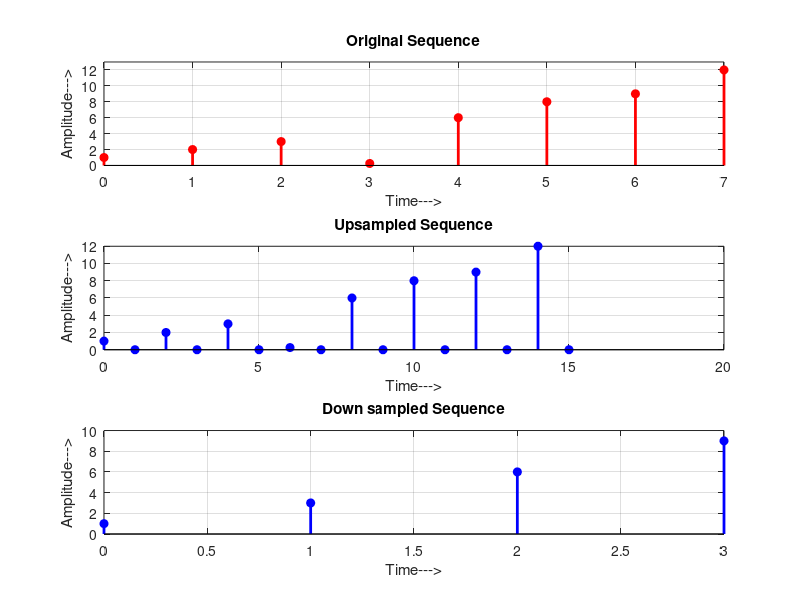

This figure's MATLAB source:
clc;
close all;
clear all;

x=[1 2 3 0.25 6 8 9 12];

subplot(3,1,1);
stem(0:length(x)-1,x,'r','fill','LineWidth',2);
title('Original Sequence');
axis([0 length(x)-1 0 13]);
xlabel('Time--->');
ylabel('Amplitude--->');
grid on;

%Upsampling of given sequence
x_up =zeros(1,(length(x)*2));
disp(x_up);
x_up(1:2:end)=x;
m=0:length(x_up)-1;
subplot(3,1,2);
stem(m,x_up,'b','fill','LineWidth',2);
title('Upsampled Sequence');
xlabel('Time--->');
ylabel('Amplitude--->');
grid on;

%Downsampling of given sequence

x_down = x(1:2:end);
n=0:length(x_down)-1;
subplot(3,1,3);
stem(n,x_down,'b','fill','LineWidth',2);
disp(x_down);
title('Down sampled Sequence');
xlabel('Time--->');
ylabel('Amplitude--->');
grid on;
